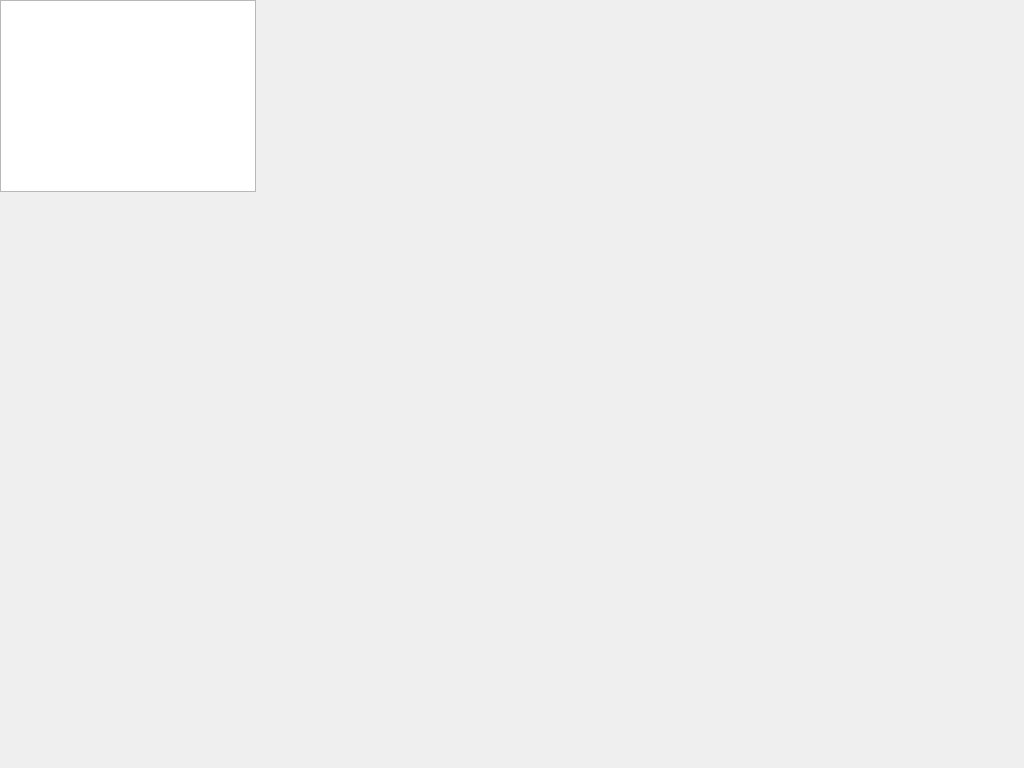
<?xml version="1.0" encoding="UTF-8"?>
<ui version="4.0">
 <class>Form</class>
 <widget class="QWidget" name="Form">
  <property name="geometry">
   <rect>
    <x>0</x>
    <y>0</y>
    <width>1024</width>
    <height>768</height>
   </rect>
  </property>
  <property name="windowTitle">
   <string>Keyboard View</string>
  </property>
  <widget class="QGraphicsView" name="graphicsView">
   <property name="geometry">
    <rect>
     <x>0</x>
     <y>0</y>
     <width>256</width>
     <height>192</height>
    </rect>
   </property>
  </widget>
 </widget>
 <resources/>
 <connections/>
</ui>
